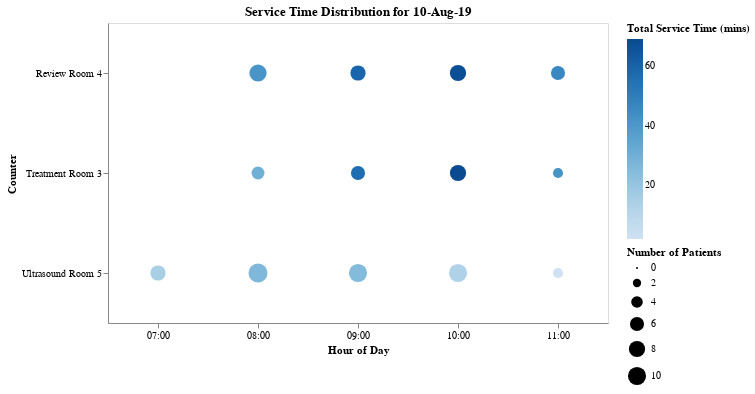

The code cell stored with this chart in its notebook:
### Code cell
from altair import datum
import altair as alt
import pandas as pd

data = pd.read_csv('data/queue_data.csv', parse_dates=[['QDate', 'Start']])

# Manually set for now. format(%d-%b-%y), i.e 4-Aug-19
# TODO: use range select or dropdown
select_date = '10-Aug-19'

# Use only necessary labels, i.e valid patients
data = data.loc[:,['QDate_Start','Queue No', 'Counter', 'ST', 'Valid']]

# Filter by date
patients = data[data['QDate_Start'].str.contains(select_date)]

heatmap = alt.Chart(patients).mark_circle().encode(
    y=alt.Y('Counter', title='Counter'),
    x=alt.X('hours(QDate_Start):O', title='Hour of Day'),
    size=alt.Size('distinct(Queue No):N', title='Number of Patients'),
    color=alt.Color('sum(ST):Q', title='Total Service Time (mins)'),
    tooltip=[
        alt.Text('distinct(Queue No):N', title='# of Patients'),
        alt.Text('sum(ST):Q', title='Total Svc Time')
    ]
).transform_filter(
    (datum.Counter != None) &
    (datum.Valid == 'Y')
)
                   
alt.hconcat(
    heatmap.properties(title='Service Time Distribution for ' + select_date, width=500)
)

### Figure 1 — Vega-Lite specification as saved in the notebook (floating-point values rounded to 4 significant figures)
{"$schema": "https://vega.github.io/schema/vega-lite/v3.4.0.json", "config": {"mark": {"tooltip": null}, "view": {"height": 300, "width": 400}}, "data": {"name": "data-e512f84173e84f324d8db18b61deb452"}, "datasets": {"data-e512f84173e84f324d8db18b61deb452": [{"Counter": "Ultrasound Room 5", "QDate_Start": "10-Aug-19 7:43:16", "Queue No": 1001, "ST": 3, "Valid": "Y"}, {"Counter": "Ultrasound Room 5", "QDate_Start": "10-Aug-19 7:52:21", "Queue No": 1001, "ST": 0, "Valid": "Y"}, {"Counter": "Review Room 4", "QDate_Start": "10-Aug-19 8:16:52", "Queue No": 1001, "ST": 3, "Valid": "Y"}, {"Counter": "Ultrasound Room 5", "QDate_Start": "10-Aug-19 7:37:50", "Queue No": 1002, "ST": 3, "Valid": "Y"}, {"Counter": "Review Room 4", "QDate_Start": "10-Aug-19 8:21:12", "Queue No": 1002, "ST": 2, "Valid": "Y"}, {"Counter": "Ultrasound Room 5", "QDate_Start": "10-Aug-19 7:46:49", "Queue No": 1003, "ST": 5, "Valid": "Y"}, {"Counter": null, "QDate_Start": "10-Aug-19 nan", "Queue No": 1003, "ST": 0, "Valid": "N"}, {"Counter": "Review Room 4", "QDate_Start": "10-Aug-19 8:23:41", "Queue No": 1004, "ST": 4, "Valid": "Y"}, {"Counter": null, "QDate_Start": "10-Aug-19 7:30:13", "Queue No": 1005, "ST": 0, "Valid": "Y"}, {"Counter": null, "QDate_Start": "10-Aug-19 7:30:33", "Queue No": 1006, "ST": 0, "Valid": "Y"}, {"Counter": null, "QDate_Start": "10-Aug-19 7:30:42", "Queue No": 1007, "ST": 0, "Valid": "Y"}, {"Counter": null, "QDate_Start": "10-Aug-19 7:30:49", "Queue No": 1008, "ST": 0, "Valid": "Y"}, {"Counter": "Ultrasound Room 5", "QDate_Start": "10-Aug-19 7:51:36", "Queue No": 1009, "ST": 0, "Valid": "Y"}, {"Counter": "Ultrasound Room 5", "QDate_Start": "10-Aug-19 7:51:53", "Queue No": 1009, "ST": 1, "Valid": "Y"}, {"Counter": "Ultrasound Room 5", "QDate_Start": "10-Aug-19 7:52:31", "Queue No": 1010, "ST": 1, "Valid": "Y"}, {"Counter": "Treatment Room 3", "QDate_Start": "10-Aug-19 8:31:33", "Queue No": 1010, "ST": 8, "Valid": "Y"}, {"Counter": "Ultrasound Room 5", "QDate_Start": "10-Aug-19 7:57:42", "Queue No": 1011, "ST": 2, "Valid": "Y"}, {"Counter": "Ultrasound Room 5", "QDate_Start": "10-Aug-19 8:07:19", "Queue No": 1011, "ST": 3, "Valid": "Y"}, {"Counter": "Treatment Room 3", "QDate_Start": "10-Aug-19 8:39:09", "Queue No": 1011, "ST": 9, "Valid": "Y"}, {"Counter": "Ultrasound Room 5", "QDate_Start": "10-Aug-19 7:59:00", "Queue No": 1012, "ST": 0, "Valid": "Y"}, {"Counter": "Review Room 4", "QDate_Start": "10-Aug-19 8:27:53", "Queue No": 1012, "ST": 7, "Valid": "Y"}, {"Counter": "Ultrasound Room 5", "QDate_Start": "10-Aug-19 8:10:47", "Queue No": 1013, "ST": 1, "Valid": "Y"}, {"Counter": "Review Room 4", "QDate_Start": "10-Aug-19 8:38:43", "Queue No": 1013, "ST": 4, "Valid": "Y"}, {"Counter": "Review Room 4", "QDate_Start": "10-Aug-19 8:49:13", "Queue No": 1014, "ST": 5, "Valid": "Y"}, {"Counter": "Ultrasound Room 5", "QDate_Start": "10-Aug-19 8:15:33", "Queue No": 1015, "ST": 2, "Valid": "Y"}, {"Counter": "Review Room 4", "QDate_Start": "10-Aug-19 8:42:32", "Queue No": 1015, "ST": 7, "Valid": "Y"}, {"Counter": null, "QDate_Start": "10-Aug-19 8:34:51", "Queue No": 1016, "ST": 0, "Valid": "Y"}, {"Counter": null, "QDate_Start": "10-Aug-19 nan", "Queue No": 1017, "ST": 0, "Valid": "N"}, {"Counter": null, "QDate_Start": "10-Aug-19 8:10:43", "Queue No": 1018, "ST": 0, "Valid": "Y"}, {"Counter": null, "QDate_Start": "10-Aug-19 nan", "Queue No": 1019, "ST": 0, "Valid": "N"}, {"Counter": "Ultrasound Room 5", "QDate_Start": "10-Aug-19 8:36:51", "Queue No": 1020, "ST": 4, "Valid": "Y"}, {"Counter": "Treatment Room 3", "QDate_Start": "10-Aug-19 8:48:07", "Queue No": 1020, "ST": 3, "Valid": "Y"}, {"Counter": "Ultrasound Room 5", "QDate_Start": "10-Aug-19 8:20:19", "Queue No": 1021, "ST": 1, "Valid": "Y"}, {"Counter": "Review Room 4", "QDate_Start": "10-Aug-19 8:54:45", "Queue No": 1021, "ST": 4, "Valid": "Y"}, {"Counter": null, "QDate_Start": "10-Aug-19 nan", "Queue No": 1022, "ST": 0, "Valid": "N"}, {"Counter": "Ultrasound Room 5", "QDate_Start": "10-Aug-19 8:25:41", "Queue No": 1023, "ST": 5, "Valid": "Y"}, {"Counter": "Treatment Room 3", "QDate_Start": "10-Aug-19 9:01:20", "Queue No": 1023, "ST": 5, "Valid": "Y"}, {"Counter": null, "QDate_Start": "10-Aug-19 nan", "Queue No": 1024, "ST": 0, "Valid": "N"}, {"Counter": "Ultrasound Room 5", "QDate_Start": "10-Aug-19 8:30:54", "Queue No": 1025, "ST": 2, "Valid": "Y"}, {"Counter": "Treatment Room 3", "QDate_Start": "10-Aug-19 8:51:16", "Queue No": 1025, "ST": 4, "Valid": "Y"}, {"Counter": "Ultrasound Room 5", "QDate_Start": "10-Aug-19 8:41:30", "Queue No": 1026, "ST": 4, "Valid": "Y"}, {"Counter": "Treatment Room 3", "QDate_Start": "10-Aug-19 8:55:45", "Queue No": 1026, "ST": 6, "Valid": "Y"}, {"Counter": "Ultrasound Room 5", "QDate_Start": "10-Aug-19 8:45:16", "Queue No": 1027, "ST": 2, "Valid": "Y"}, {"Counter": "Review Room 4", "QDate_Start": "10-Aug-19 8:58:06", "Queue No": 1027, "ST": 5, "Valid": "Y"}, {"Counter": "Ultrasound Room 5", "QDate_Start": "10-Aug-19 8:50:00", "Queue No": 1028, "ST": 1, "Valid": "Y"}, {"Counter": "Treatment Room 3", "QDate_Start": "10-Aug-19 9:06:15", "Queue No": 1028, "ST": 5, "Valid": "Y"}, {"Counter": "Review Room 4", "QDate_Start": "10-Aug-19 9:34:35", "Queue No": 1029, "ST": 4, "Valid": "Y"}, {"Counter": "Review Room 4", "QDate_Start": "10-Aug-19 9:38:56", "Queue No": 1029, "ST": 2, "Valid": "Y"}, {"Counter": null, "QDate_Start": "10-Aug-19 nan", "Queue No": 1030, "ST": 0, "Valid": "N"}, {"Counter": "Review Room 4", "QDate_Start": "10-Aug-19 9:40:16", "Queue No": 1031, "ST": 0, "Valid": "Y"}, {"Counter": "Review Room 4", "QDate_Start": "10-Aug-19 9:40:48", "Queue No": 1031, "ST": 3, "Valid": "Y"}, {"Counter": "Review Room 4", "QDate_Start": "10-Aug-19 9:48:26", "Queue No": 1031, "ST": 5, "Valid": "Y"}, {"Counter": "Ultrasound Room 5", "QDate_Start": "10-Aug-19 9:04:28", "Queue No": 1032, "ST": 2, "Valid": "Y"}, {"Counter": "Review Room 4", "QDate_Start": "10-Aug-19 9:10:53", "Queue No": 1032, "ST": 1, "Valid": "Y"}, {"Counter": "Review Room 4", "QDate_Start": "10-Aug-19 9:11:50", "Queue No": 1032, "ST": 23, "Valid": "Y"}, {"Counter": "Treatment Room 3", "QDate_Start": "10-Aug-19 9:51:35", "Queue No": 1033, "ST": 1, "Valid": "Y"}, {"Counter": "Treatment Room 3", "QDate_Start": "10-Aug-19 9:52:02", "Queue No": 1033, "ST": 3, "Valid": "Y"}, {"Counter": "Review Room 4", "QDate_Start": "10-Aug-19 9:53:32", "Queue No": 1034, "ST": 4, "Valid": "Y"}, {"Counter": null, "QDate_Start": "10-Aug-19 nan", "Queue No": 1035, "ST": 0, "Valid": "N"}, {"Counter": "Ultrasound Room 5", "QDate_Start": "10-Aug-19 8:58:30", "Queue No": 1036, "ST": 1, "Valid": "Y"}, {"Counter": "Treatment Room 3", "QDate_Start": "10-Aug-19 9:11:07", "Queue No": 1036, "ST": 1, "Valid": "Y"}, {"Counter": "Treatment Room 3", "QDate_Start": "10-Aug-19 9:12:43", "Queue No": 1036, "ST": 21, "Valid": "Y"}, {"Counter": "Ultrasound Room 5", "QDate_Start": "10-Aug-19 9:09:35", "Queue No": 1037, "ST": 2, "Valid": "Y"}, {"Counter": "Treatment Room 3", "QDate_Start": "10-Aug-19 9:33:00", "Queue No": 1037, "ST": 18, "Valid": "Y"}, {"Counter": "Review Room 4", "QDate_Start": "10-Aug-19 9:03:39", "Queue No": 1038, "ST": 7, "Valid": "Y"}, {"Counter": null, "QDate_Start": "10-Aug-19 nan", "Queue No": 1039, "ST": 0, "Valid": "N"}, {"Counter": "Ultrasound Room 5", "QDate_Start": "10-Aug-19 9:16:46", "Queue No": 1040, "ST": 9, "Valid": "Y"}, {"Counter": "Review Room 4", "QDate_Start": "10-Aug-19 9:43:38", "Queue No": 1040, "ST": 5, "Valid": "Y"}, {"Counter": "Ultrasound Room 5", "QDate_Start": "10-Aug-19 9:25:46", "Queue No": 1041, "ST": 2, "Valid": "Y"}, {"Counter": "Treatment Room 3", "QDate_Start": "10-Aug-19 9:55:33", "Queue No": 1041, "ST": 2, "Valid": "Y"}, {"Counter": "Ultrasound Room 5", "QDate_Start": "10-Aug-19 9:29:16", "Queue No": 1042, "ST": 3, "Valid": "Y"}, {"Counter": "Treatment Room 3", "QDate_Start": "10-Aug-19 10:01:34", "Queue No": 1042, "ST": 4, "Valid": "Y"}, {"Counter": "Ultrasound Room 5", "QDate_Start": "10-Aug-19 9:32:40", "Queue No": 1043, "ST": 1, "Valid": "Y"}, {"Counter": "Review Room 4", "QDate_Start": "10-Aug-19 9:57:11", "Queue No": 1043, "ST": 5, "Valid": "Y"}, {"Counter": "Ultrasound Room 5", "QDate_Start": "10-Aug-19 9:38:20", "Queue No": 1044, "ST": 2, "Valid": "Y"}, {"Counter": "Treatment Room 3", "QDate_Start": "10-Aug-19 10:05:08", "Queue No": 1044, "ST": 0, "Valid": "Y"}, {"Counter": "Treatment Room 3", "QDate_Start": "10-Aug-19 10:05:23", "Queue No": 1044, "ST": 7, "Valid": "Y"}, {"Counter": "Ultrasound Room 5", "QDate_Start": "10-Aug-19 9:44:16", "Queue No": 1045, "ST": 1, "Valid": "Y"}, {"Counter": "Review Room 4", "QDate_Start": "10-Aug-19 10:02:11", "Queue No": 1045, "ST": 8, "Valid": "Y"}, {"Counter": "Treatment Room 3", "QDate_Start": "10-Aug-19 10:13:41", "Queue No": 1046, "ST": 4, "Valid": "Y"}, {"Counter": "Ultrasound Room 5", "QDate_Start": "10-Aug-19 9:50:38", "Queue No": 1047, "ST": 0, "Valid": "Y"}, {"Counter": "Ultrasound Room 5", "QDate_Start": "10-Aug-19 9:50:49", "Queue No": 1047, "ST": 1, "Valid": "Y"}, {"Counter": "Review Room 4", "QDate_Start": "10-Aug-19 10:10:57", "Queue No": 1047, "ST": 4, "Valid": "Y"}, {"Counter": null, "QDate_Start": "10-Aug-19 nan", "Queue No": 1048, "ST": 0, "Valid": "N"}, {"Counter": "Treatment Room 3", "QDate_Start": "10-Aug-19 10:17:47", "Queue No": 1049, "ST": 3, "Valid": "Y"}, {"Counter": "Ultrasound Room 5", "QDate_Start": "10-Aug-19 9:55:42", "Queue No": 1050, "ST": 2, "Valid": "Y"}, {"Counter": "Review Room 4", "QDate_Start": "10-Aug-19 10:14:45", "Queue No": 1050, "ST": 10, "Valid": "Y"}, {"Counter": "Review Room 4", "QDate_Start": "10-Aug-19 10:24:33", "Queue No": 1051, "ST": 4, "Valid": "Y"}, {"Counter": "Ultrasound Room 5", "QDate_Start": "10-Aug-19 10:06:02", "Queue No": 1052, "ST": 0, "Valid": "Y"}, {"Counter": "Ultrasound Room 5", "QDate_Start": "10-Aug-19 10:06:20", "Queue No": 1052, "ST": 2, "Valid": "Y"}, {"Counter": "Treatment Room 3", "QDate_Start": "10-Aug-19 10:22:03", "Queue No": 1052, "ST": 11, "Valid": "Y"}, {"Counter": "Ultrasound Room 5", "QDate_Start": "10-Aug-19 10:10:44", "Queue No": 1053, "ST": 1, "Valid": "Y"}, {"Counter": "Review Room 4", "QDate_Start": "10-Aug-19 10:31:06", "Queue No": 1053, "ST": 3, "Valid": "Y"}, {"Counter": "Ultrasound Room 5", "QDate_Start": "10-Aug-19 10:17:30", "Queue No": 1054, "ST": 1, "Valid": "Y"}, {"Counter": "Treatment Room 3", "QDate_Start": "10-Aug-19 10:33:06", "Queue No": 1054, "ST": 5, "Valid": "Y"}, {"Counter": "Ultrasound Room 5", "QDate_Start": "10-Aug-19 10:25:04", "Queue No": 1055, "ST": 1, "Valid": "Y"}, {"Counter": "Treatment Room 3", "QDate_Start": "10-Aug-19 10:38:03", "Queue No": 1055, "ST": 5, "Valid": "Y"}, {"Counter": "Ultrasound Room 5", "QDate_Start": "10-Aug-19 10:29:05", "Queue No": 1056, "ST": 1, "Valid": "Y"}, {"Counter": "Review Room 4", "QDate_Start": "10-Aug-19 10:34:23", "Queue No": 1056, "ST": 8, "Valid": "Y"}, {"Counter": "Ultrasound Room 5", "QDate_Start": "10-Aug-19 10:33:16", "Queue No": 1057, "ST": 1, "Valid": "Y"}, {"Counter": "Review Room 4", "QDate_Start": "10-Aug-19 10:42:25", "Queue No": 1057, "ST": 17, "Valid": "Y"}, {"Counter": "Ultrasound Room 5", "QDate_Start": "10-Aug-19 10:38:45", "Queue No": 1058, "ST": 3, "Valid": "Y"}, {"Counter": "Treatment Room 3", "QDate_Start": "10-Aug-19 10:43:25", "Queue No": 1058, "ST": 30, "Valid": "Y"}, {"Counter": "Ultrasound Room 5", "QDate_Start": "10-Aug-19 10:41:26", "Queue No": 1059, "ST": 1, "Valid": "Y"}, {"Counter": "Review Room 4", "QDate_Start": "10-Aug-19 10:59:30", "Queue No": 1059, "ST": 13, "Valid": "Y"}, {"Counter": "Review Room 4", "QDate_Start": "10-Aug-19 11:12:34", "Queue No": 1060, "ST": 4, "Valid": "Y"}, {"Counter": "Treatment Room 3", "QDate_Start": "10-Aug-19 11:24:10", "Queue No": 1061, "ST": 5, "Valid": "Y"}, {"Counter": null, "QDate_Start": "10-Aug-19 nan", "Queue No": 1062, "ST": 0, "Valid": "N"}, {"Counter": null, "QDate_Start": "10-Aug-19 nan", "Queue No": 1063, "ST": 0, "Valid": "N"}, {"Counter": "Ultrasound Room 5", "QDate_Start": "10-Aug-19 10:50:14", "Queue No": 1064, "ST": 1, "Valid": "Y"}, {"Counter": "Review Room 4", "QDate_Start": "10-Aug-19 11:16:59", "Queue No": 1064, "ST": 4, "Valid": "Y"}, {"Counter": "Review Room 4", "QDate_Start": "10-Aug-19 11:25:37", "Queue No": 1065, "ST": 0, "Valid": "Y"}, {"Counter": "Review Room 4", "QDate_Start": "10-Aug-19 11:25:46", "Queue No": 1065, "ST": 3, "Valid": "Y"}, {"Counter": "Ultrasound Room 5", "QDate_Start": "10-Aug-19 10:55:46", "Queue No": 1066, "ST": 0, "Valid": "Y"}, {"Counter": "Ultrasound Room 5", "QDate_Start": "10-Aug-19 10:55:51", "Queue No": 1066, "ST": 1, "Valid": "Y"}, {"Counter": "Review Room 4", "QDate_Start": "10-Aug-19 11:20:43", "Queue No": 1066, "ST": 4, "Valid": "Y"}, {"Counter": "Ultrasound Room 5", "QDate_Start": "10-Aug-19 11:00:26", "Queue No": 1067, "ST": 1, "Valid": "Y"}, {"Counter": "Treatment Room 3", "QDate_Start": "10-Aug-19 11:29:45", "Queue No": 1067, "ST": 30, "Valid": "Y"}, {"Counter": "Review Room 4", "QDate_Start": "10-Aug-19 11:24:59", "Queue No": 1068, "ST": 1, "Valid": "Y"}, {"Counter": "Review Room 4", "QDate_Start": "10-Aug-19 11:25:21", "Queue No": 1068, "ST": 0, "Valid": "N"}, {"Counter": null, "QDate_Start": "10-Aug-19 nan", "Queue No": 1069, "ST": 0, "Valid": "N"}, {"Counter": "Ultrasound Room 5", "QDate_Start": "10-Aug-19 11:05:51", "Queue No": 1070, "ST": 1, "Valid": "Y"}, {"Counter": "Treatment Room 3", "QDate_Start": "10-Aug-19 11:17:07", "Queue No": 1070, "ST": 7, "Valid": "Y"}, {"Counter": null, "QDate_Start": "10-Aug-19 nan", "Queue No": 1071, "ST": 0, "Valid": "N"}, {"Counter": null, "QDate_Start": "10-Aug-19 11:16:09", "Queue No": 1072, "ST": 0, "Valid": "Y"}, {"Counter": "Review Room 4", "QDate_Start": "10-Aug-19 11:28:46", "Queue No": 1072, "ST": 30, "Valid": "Y"}, {"Counter": "Ultrasound Room 5", "QDate_Start": "10-Aug-19 11:31:42", "Queue No": 1073, "ST": 0, "Valid": "Y"}]}, "hconcat": [{"encoding": {"color": {"aggregate": "sum", "field": "ST", "title": "Total Service Time (mins)", "type": "quantitative"}, "size": {"aggregate": "distinct", "field": "Queue No", "title": "Number of Patients", "type": "nominal"}, "tooltip": [{"aggregate": "distinct", "field": "Queue No", "title": "# of Patients", "type": "nominal"}, {"aggregate": "sum", "field": "ST", "title": "Total Svc Time", "type": "quantitative"}], "x": {"field": "QDate_Start", "timeUnit": "hours", "title": "Hour of Day", "type": "ordinal"}, "y": {"field": "Counter", "title": "Counter", "type": "nominal"}}, "mark": "circle", "title": "Service Time Distribution for 10-Aug-19", "transform": [{"filter": "((datum.Counter !== null) && (datum.Valid === 'Y'))"}], "width": 500}]}
